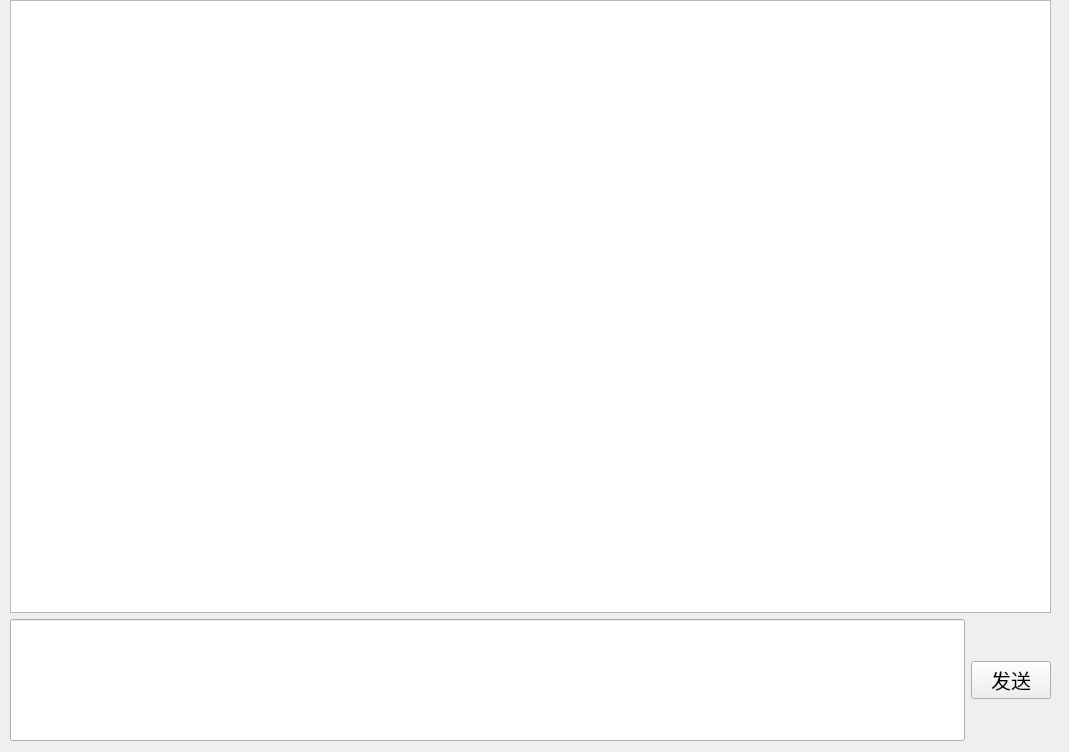
<?xml version="1.0" encoding="UTF-8"?>
<ui version="4.0">
 <class>Widget</class>
 <widget class="QWidget" name="Widget">
  <property name="geometry">
   <rect>
    <x>0</x>
    <y>0</y>
    <width>1069</width>
    <height>752</height>
   </rect>
  </property>
  <property name="windowTitle">
   <string>Widget</string>
  </property>
  <widget class="QWidget" name="">
   <property name="geometry">
    <rect>
     <x>10</x>
     <y>0</y>
     <width>1041</width>
     <height>741</height>
    </rect>
   </property>
   <layout class="QGridLayout" name="gridLayout" rowstretch="5,1">
    <item row="0" column="0" colspan="2">
     <widget class="QListWidget" name="listWidget"/>
    </item>
    <item row="1" column="0">
     <widget class="QLineEdit" name="lineEdit">
      <property name="sizePolicy">
       <sizepolicy hsizetype="Expanding" vsizetype="Expanding">
        <horstretch>0</horstretch>
        <verstretch>0</verstretch>
       </sizepolicy>
      </property>
      <property name="font">
       <font>
        <pointsize>19</pointsize>
       </font>
      </property>
     </widget>
    </item>
    <item row="1" column="1">
     <widget class="QPushButton" name="pushButton">
      <property name="font">
       <font>
        <pointsize>15</pointsize>
       </font>
      </property>
      <property name="text">
       <string>发送</string>
      </property>
     </widget>
    </item>
   </layout>
  </widget>
 </widget>
 <resources/>
 <connections/>
</ui>
